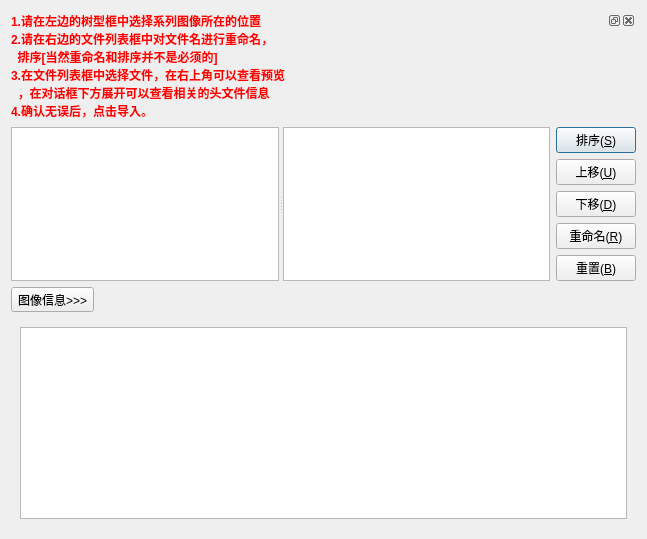
<ui version="4.0" >
 <class>spareDialog</class>
 <widget class="QDialog" name="spareDialog" >
  <property name="geometry" >
   <rect>
    <x>0</x>
    <y>0</y>
    <width>647</width>
    <height>539</height>
   </rect>
  </property>
  <property name="windowTitle" >
   <string>请导入你的系列图像</string>
  </property>
  <layout class="QVBoxLayout" name="verticalLayout_2" >
   <item>
    <layout class="QHBoxLayout" name="horizontalLayout_3" >
     <item>
      <widget class="QLabel" name="label" >
       <property name="text" >
        <string>&lt;!DOCTYPE HTML PUBLIC "-//W3C//DTD HTML 4.0//EN" "http://www.w3.org/TR/REC-html40/strict.dtd">
&lt;html>&lt;head>&lt;meta name="qrichtext" content="1" />&lt;style type="text/css">
p, li { white-space: pre-wrap; }
&lt;/style>&lt;/head>&lt;body style=" font-family:'宋体'; font-size:9pt; font-weight:400; font-style:normal;">
&lt;p style=" margin-top:0px; margin-bottom:0px; margin-left:0px; margin-right:0px; -qt-block-indent:0; text-indent:0px;">&lt;span style=" font-weight:600; color:#ff0000;">1.请在左边的树型框中选择系列图像所在的位置&lt;/span>&lt;/p>
&lt;p style=" margin-top:0px; margin-bottom:0px; margin-left:0px; margin-right:0px; -qt-block-indent:0; text-indent:0px; font-weight:600; color:#ff0000;">2.请在右边的文件列表框中对文件名进行重命名，&lt;/p>
&lt;p style=" margin-top:0px; margin-bottom:0px; margin-left:0px; margin-right:0px; -qt-block-indent:0; text-indent:0px; font-weight:600; color:#ff0000;">  排序[当然重命名和排序并不是必须的]&lt;/p>
&lt;p style=" margin-top:0px; margin-bottom:0px; margin-left:0px; margin-right:0px; -qt-block-indent:0; text-indent:0px; font-weight:600; color:#ff0000;">3.在文件列表框中选择文件，在右上角可以查看预览&lt;/p>
&lt;p style=" margin-top:0px; margin-bottom:0px; margin-left:0px; margin-right:0px; -qt-block-indent:0; text-indent:0px; font-weight:600; color:#ff0000;">  ，在对话框下方展开可以查看相关的头文件信息&lt;/p>
&lt;p style=" margin-top:0px; margin-bottom:0px; margin-left:0px; margin-right:0px; -qt-block-indent:0; text-indent:0px; font-weight:600; color:#ff0000;">4.确认无误后，点击导入。&lt;/p>&lt;/body>&lt;/html></string>
       </property>
      </widget>
     </item>
     <item>
      <widget class="QDockWidget" name="dockWidget" >
       <property name="toolTip" >
        <string/>
       </property>
       <widget class="QWidget" name="dockWidgetContents" >
        <layout class="QVBoxLayout" name="verticalLayout_3" >
         <item>
          <widget class="QWidget" native="1" name="widget" />
         </item>
        </layout>
       </widget>
      </widget>
     </item>
    </layout>
   </item>
   <item>
    <layout class="QHBoxLayout" name="horizontalLayout_4" >
     <item>
      <widget class="QSplitter" name="splitter" >
       <property name="orientation" >
        <enum>Qt::Horizontal</enum>
       </property>
       <widget class="QListWidget" name="listWidget_2" />
       <widget class="QListWidget" name="listWidget" />
      </widget>
     </item>
     <item>
      <layout class="QVBoxLayout" name="verticalLayout" >
       <item>
        <widget class="QPushButton" name="sortButton" >
         <property name="text" >
          <string>排序(&amp;S)</string>
         </property>
        </widget>
       </item>
       <item>
        <widget class="QPushButton" name="upButton" >
         <property name="text" >
          <string>上移(&amp;U)</string>
         </property>
        </widget>
       </item>
       <item>
        <widget class="QPushButton" name="downButton" >
         <property name="text" >
          <string>下移(&amp;D)</string>
         </property>
        </widget>
       </item>
       <item>
        <widget class="QPushButton" name="renameButton" >
         <property name="text" >
          <string>重命名(&amp;R)</string>
         </property>
        </widget>
       </item>
       <item>
        <widget class="QPushButton" name="backButton" >
         <property name="text" >
          <string>重置(&amp;B)</string>
         </property>
        </widget>
       </item>
      </layout>
     </item>
    </layout>
   </item>
   <item>
    <layout class="QHBoxLayout" name="horizontalLayout_5" >
     <item>
      <widget class="QToolButton" name="toolButton" >
       <property name="text" >
        <string>图像信息>>></string>
       </property>
      </widget>
     </item>
     <item>
      <spacer name="horizontalSpacer" >
       <property name="orientation" >
        <enum>Qt::Horizontal</enum>
       </property>
       <property name="sizeHint" stdset="0" >
        <size>
         <width>40</width>
         <height>20</height>
        </size>
       </property>
      </spacer>
     </item>
     <item>
      <widget class="QDialogButtonBox" name="buttonBox" >
       <property name="standardButtons" >
        <set>QDialogButtonBox::NoButton</set>
       </property>
      </widget>
     </item>
    </layout>
   </item>
   <item>
    <widget class="QFrame" name="frame" >
     <property name="frameShape" >
      <enum>QFrame::NoFrame</enum>
     </property>
     <property name="frameShadow" >
      <enum>QFrame::Raised</enum>
     </property>
     <layout class="QHBoxLayout" name="horizontalLayout_6" >
      <item>
       <widget class="QTableWidget" name="tableWidget" />
      </item>
     </layout>
    </widget>
   </item>
  </layout>
  <zorder>buttonBox</zorder>
  <zorder>Thermo</zorder>
  <zorder>ScaleWidget</zorder>
  <zorder>TextLabel</zorder>
  <zorder>Wheel</zorder>
  <zorder>mplwidget</zorder>
  <zorder>mplwidget_2</zorder>
  <zorder>xformrendererex</zorder>
  <zorder>pathdeformrendererex</zorder>
  <zorder>compositionrenderer</zorder>
  <zorder>worldTimeClock</zorder>
  <zorder>tictactoe</zorder>
  <zorder>analogClock</zorder>
  <zorder>multipagewidget</zorder>
  <zorder>webView</zorder>
  <zorder>graphicsView</zorder>
  <zorder>dockWidget</zorder>
  <zorder>listWidget</zorder>
  <zorder>listWidget_2</zorder>
  <zorder>graphicsView</zorder>
  <zorder>label</zorder>
  <zorder>sortButton</zorder>
  <zorder>upButton</zorder>
  <zorder>downButton</zorder>
  <zorder>renameButton</zorder>
  <zorder>backButton</zorder>
  <zorder>commandLinkButton</zorder>
  <zorder>toolButton</zorder>
  <zorder>checkBox</zorder>
  <zorder>radioButton</zorder>
  <zorder>toolButton</zorder>
  <zorder>frame</zorder>
  <zorder>horizontalSpacer</zorder>
  <zorder>buttonBox</zorder>
  <zorder>buttonBox</zorder>
 </widget>
 <resources/>
 <connections/>
</ui>
